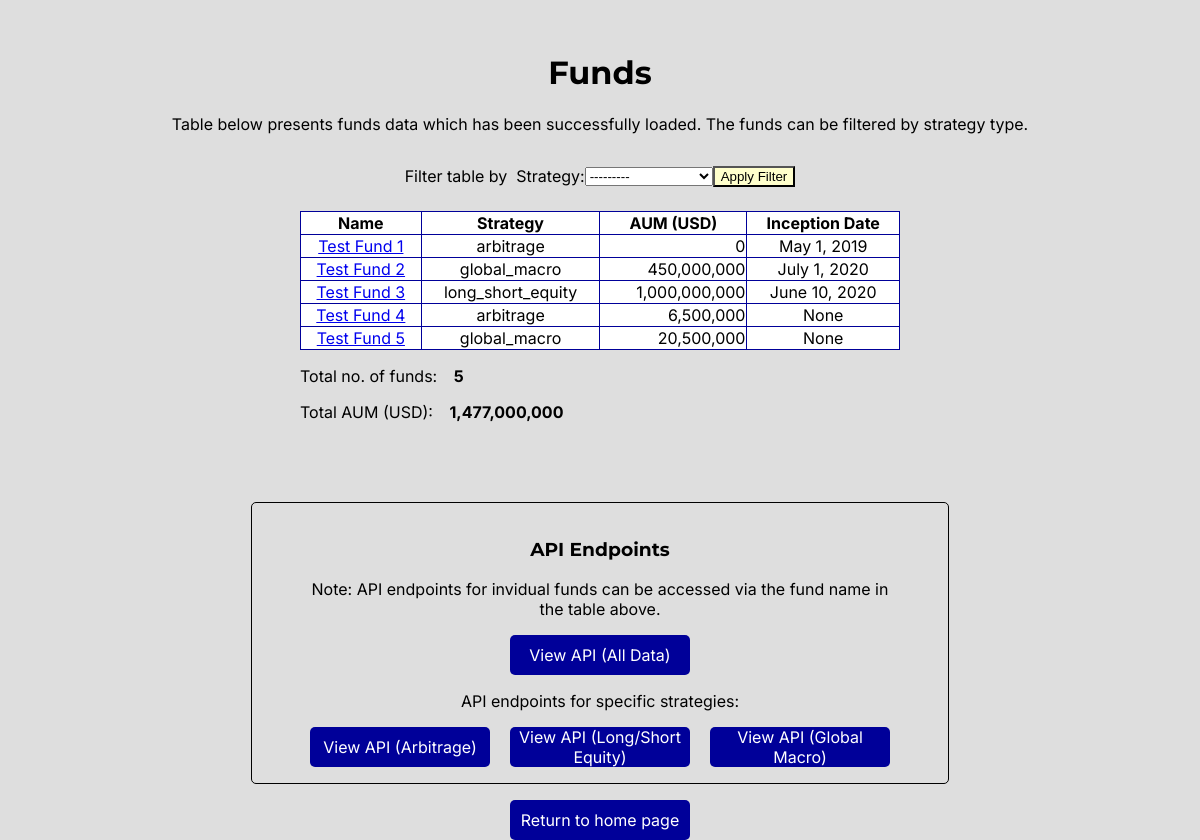
Before: /view_funds/ with the older database file.
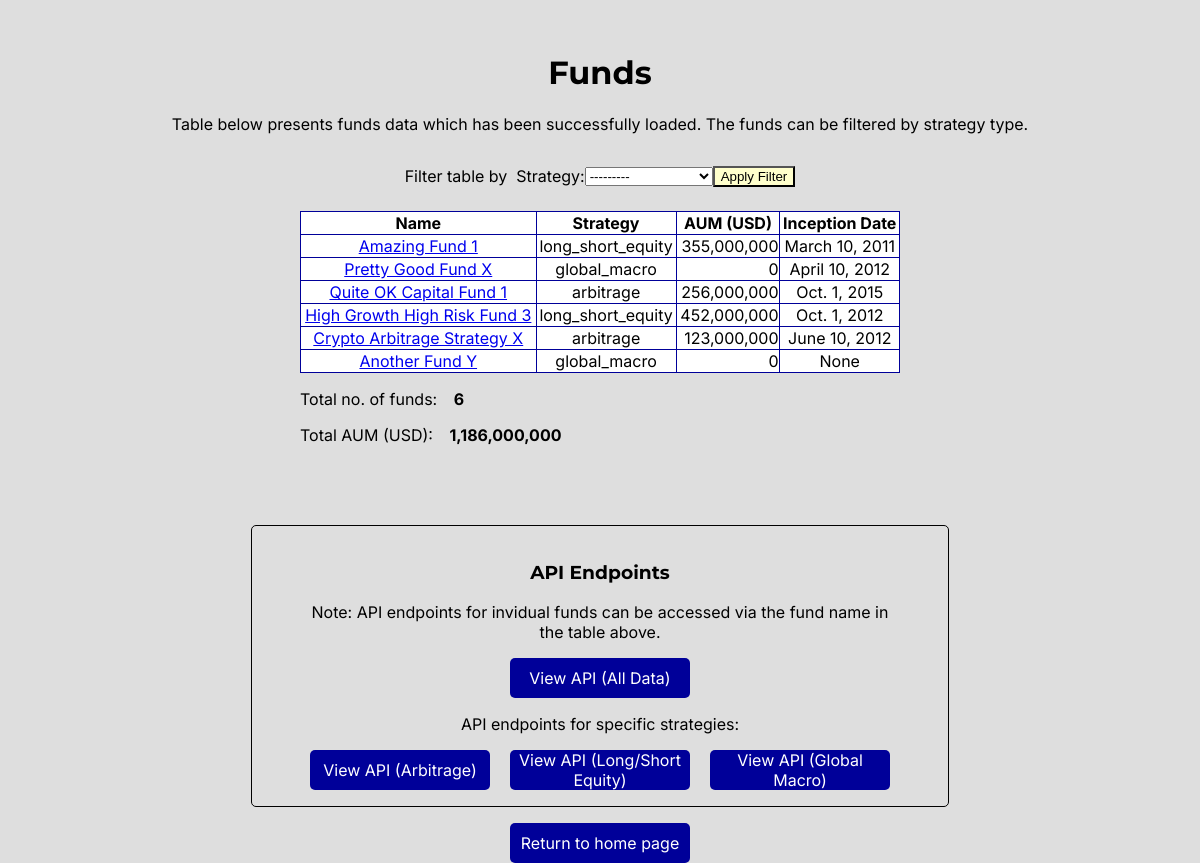
After: the same page with the newer database file.
### funds/models.py (models this page shows, shortened)
class Fund(models.Model):
    name = models.CharField(max_length=50, unique=True, null=False, blank=False)
    STRATEGY_CHOICES = [
        ('arbitrage', 'Arbitrage'),
        ('global_macro', 'Global Macro'),
        ('long_short_equity', 'Long/Short Equity')
    ]
    strategy = models.CharField(max_length=50, choices=STRATEGY_CHOICES, null=False, blank=False)
    aum = models.IntegerField(verbose_name="AUM (USD)", null=True, blank=True)
    inception_date = models.DateField(verbose_name="Inception Date", null=True, blank=True)

### funds/views.py (the view)
# urls.py: path('view_funds/', views.view_funds, name='view_funds'),
def view_funds(request):
    funds = Fund.objects.all()
    """ Filter data by strategy """
    filter = FundFilter(request.GET, queryset=funds)
    funds = filter.qs
    """ Totals: Count / Sum """
    funds_num = funds.count()
    funds_aum = funds.aggregate(total_aum=Sum('aum'))
    funds_val = funds_aum['total_aum']
    context = {
        'funds': funds,
        'funds_num': funds_num,
        'funds_val': funds_val,
        'filter': filter
    }
    return render(request, 'funds/funds.html', context)

### funds/templates/funds/funds.html (shortened to what this page needs)
{% load static %}
{% load humanize %}
<!DOCTYPE html>
<html lang="en">
<head>
    <link rel="stylesheet" type="text/css" href="{% static '/css/base.css' %}">
</head>
<body>
    <header class="txt-center">
        <h1>Funds</h1>
        <p>Table below presents funds data which has been successfully loaded. The funds can be filtered by strategy type.</p>
    </header>
    <main class="funds-main">
        <section>
            <form class="funds-filter" method="GET" action="{% url 'view_funds' %}">
                <label>Filter table by &nbsp;</label>
                {{ filter.form }}
                <button class="btn-small" type="submit">Apply Filter</button>
            </form>
            <table class="funds-table">
                <thead>
                    <tr>
                        <th>Name</th>
                        <th>Strategy</th>
                        <th>AUM (USD)</th>
                        <th>Inception Date</th>
                    </tr>
                </thead>
                <tbody>
                {% for fund in funds %}
                    <tr>
                        <td class="txt-center"><a href="{% url 'fund_detail_api' fund.id %}">{{ fund.name }}</a></td>
                        <td class="txt-center">{{ fund.strategy }}</td>
                        <td class="txt-right">{{ fund.aum|intcomma }}</td>
                        <td class="txt-center">{{ fund.inception_date }}</td>
                    </tr>
                {% empty %}
                    <tr>
                        <td>There are no funds matching your selection</td>
                    </tr>
                {% endfor %}
                </tbody>
            </table>
            <div class="fund-totals">
                <p>Total no. of funds: <strong class="pad-left">{{ funds_num }}</strong></p>
                <p>Total AUM (USD): <strong class="pad-left">{{ funds_val|intcomma }}</strong></p>
            </div>
        </section>
        <section class="bordered home-section txt-center">
            <h3>API Endpoints</h3>
            <p>Note: API endpoints for invidual funds can be accessed via the fund name in the table above.</p>
            <a class="btn" href="{% url 'funds_list_api' %}">View API (All Data)</a>
            <p>API endpoints for specific strategies:</p>
            <div class="strategy-api">
                <a class="btn" href="{% url 'funds_list_api' %}?strategy=arbitrage">View API (Arbitrage)</a>
                <a class="btn" href="{% url 'funds_list_api' %}?strategy=long_short_equity">View API (Long/Short Equity)</a>
                <a class="btn" href="{% url 'funds_list_api' %}?strategy=global_macro">View API (Global Macro)</a>
            </div>
        </section>
    </main>
    <footer>
        <a class="btn" href="{% url 'home' %}">Return to home page</a>
    </footer>
</body>
</html>

### static/css/base.css (style rules this page uses)
:root { --header-text:'Montserrat', sans-serif; --standard-text:'Inter', sans-serif; --white: rgb(255,255,255); --off-black:rgb(65,74,76); --black: rgb(0,0,0); --light-grey: rgb(222,222,222); --dark-blue: rgb(0,0,153); --mid-blue: rgb(0,0,246); --yellow: rgb(255,255,204); }
body { margin: 0; padding: 0; height: 100vh; box-sizing: border-box; background-color: var(--light-grey); color:var(--black); font-family: var(--standard-text); }
h1, h2, h3, h4 { font-family: var(--header-text); }
header { margin-top: 2vh; padding: 2vh 4vw; }
.txt-center { text-align: center; }
.txt-right { text-align: right; }
.bordered { border: solid black 1px; border-radius: 5px; }
.pad-left { padding-left: 1vw; }
.btn { display: flex; align-items: center; justify-content: center; width: 15vw; height: 5vh; background-color: var(--dark-blue); color: var(--white); text-decoration: none; border-radius: 5px; margin: auto; }
.btn-small { background-color:var(--yellow); }
.home-section { width: 50vw; min-width: 500px; margin: auto; margin-bottom: 2vh; padding: 2vh 4vw; }
.funds-main { max-width: 90vw; margin: auto; }
.funds-filter { margin-bottom: 3vh; display: flex; align-items: center; justify-content: center; }
.funds-table { border: 1px solid var(--dark-blue); border-collapse: collapse; background-color: var(--white); width: 50vw; padding: 1vh 1vw; margin: auto; }
th, td { border: 1px solid var(--dark-blue); }
.fund-totals { width: 50vw; margin: auto; margin-bottom: 10vh; }
.strategy-api { display: flex; }

Changed rows visible on the page:
removed Fund: name "Test Fund 1", strategy "arbitrage", aum "0", inception_date "May 1, 2019"
removed Fund: name "Test Fund 2", strategy "global_macro", aum "450,000,000", inception_date "July 1, 2020"
removed Fund: name "Test Fund 3", strategy "long_short_equity", aum "1,000,000,000", inception_date "June 10, 2020"
removed Fund: name "Test Fund 4", strategy "arbitrage", aum "6,500,000", inception_date "None"
changed Fund: name "Test Fund 5" → "Amazing Fund 1"; strategy "global_macro" → "long_short_equity"; aum "20,500,000" → "355,000,000"; inception_date "None" → "March 10, 2011"
added Fund: name "Pretty Good Fund X", strategy "global_macro", aum "0", inception_date "April 10, 2012"
added Fund: name "Quite OK Capital Fund 1", strategy "arbitrage", aum "256,000,000", inception_date "Oct. 1, 2015"
added Fund: name "High Growth High Risk Fund 3", strategy "long_short_equity", aum "452,000,000", inception_date "Oct. 1, 2012"
added Fund: name "Crypto Arbitrage Strategy X", strategy "arbitrage", aum "123,000,000", inception_date "June 10, 2012"
added Fund: name "Another Fund Y", strategy "global_macro", aum "0", inception_date "None"
Other visible differences:
{{ funds_num }}: "5" → "6"
{{ funds_val|intcomma }}: "1,477,000,000" → "1,186,000,000"
